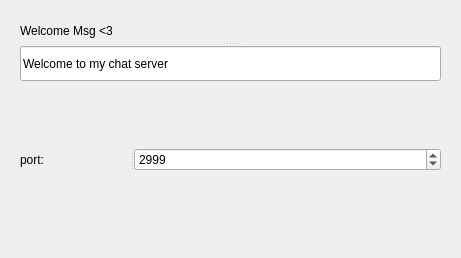
<?xml version="1.0" encoding="UTF-8"?>
<ui version="4.0">
 <class>Dialog</class>
 <widget class="QDialog" name="Dialog">
  <property name="geometry">
   <rect>
    <x>0</x>
    <y>0</y>
    <width>461</width>
    <height>258</height>
   </rect>
  </property>
  <property name="windowTitle">
   <string>Dialog</string>
  </property>
  <layout class="QVBoxLayout" name="verticalLayout">
   <item>
    <widget class="QStackedWidget" name="stackedWidget">
     <property name="currentIndex">
      <number>0</number>
     </property>
     <widget class="QWidget" name="page">
      <layout class="QVBoxLayout" name="verticalLayout_2">
       <item>
        <widget class="QSplitter" name="splitter_2">
         <property name="orientation">
          <enum>Qt::Orientation::Vertical</enum>
         </property>
         <widget class="QLabel" name="label">
          <property name="text">
           <string>Welcome Msg &lt;3</string>
          </property>
         </widget>
         <widget class="QLineEdit" name="txtMessage">
          <property name="text">
           <string>Welcome to my chat server </string>
          </property>
         </widget>
        </widget>
       </item>
       <item>
        <spacer name="verticalSpacer">
         <property name="orientation">
          <enum>Qt::Orientation::Vertical</enum>
         </property>
         <property name="sizeHint" stdset="0">
          <size>
           <width>20</width>
           <height>59</height>
          </size>
         </property>
        </spacer>
       </item>
       <item>
        <widget class="QSplitter" name="splitter">
         <property name="orientation">
          <enum>Qt::Orientation::Horizontal</enum>
         </property>
         <widget class="QLabel" name="label_2">
          <property name="text">
           <string>port:</string>
          </property>
         </widget>
         <widget class="QSpinBox" name="spport">
          <property name="maximum">
           <number>640000</number>
          </property>
          <property name="value">
           <number>2999</number>
          </property>
         </widget>
        </widget>
       </item>
       <item>
        <spacer name="verticalSpacer_2">
         <property name="orientation">
          <enum>Qt::Orientation::Vertical</enum>
         </property>
         <property name="sizeHint" stdset="0">
          <size>
           <width>20</width>
           <height>40</height>
          </size>
         </property>
        </spacer>
       </item>
      </layout>
     </widget>
     <widget class="QWidget" name="page_2">
      <widget class="QLabel" name="lblstatus">
       <property name="geometry">
        <rect>
         <x>20</x>
         <y>120</y>
         <width>271</width>
         <height>18</height>
        </rect>
       </property>
       <property name="text">
        <string>Closed</string>
       </property>
      </widget>
      <widget class="QWidget" name="layoutWidget">
       <property name="geometry">
        <rect>
         <x>0</x>
         <y>0</y>
         <width>431</width>
         <height>91</height>
        </rect>
       </property>
       <layout class="QHBoxLayout" name="horizontalLayout">
        <item>
         <widget class="QPushButton" name="btnStart">
          <property name="text">
           <string>Start</string>
          </property>
         </widget>
        </item>
        <item>
         <widget class="QPushButton" name="btnStop">
          <property name="text">
           <string>Stop</string>
          </property>
         </widget>
        </item>
       </layout>
      </widget>
     </widget>
    </widget>
   </item>
   <item>
    <widget class="QDialogButtonBox" name="buttonBox">
     <property name="standardButtons">
      <set>QDialogButtonBox::StandardButton::NoButton</set>
     </property>
    </widget>
   </item>
  </layout>
 </widget>
 <resources/>
 <connections/>
</ui>
